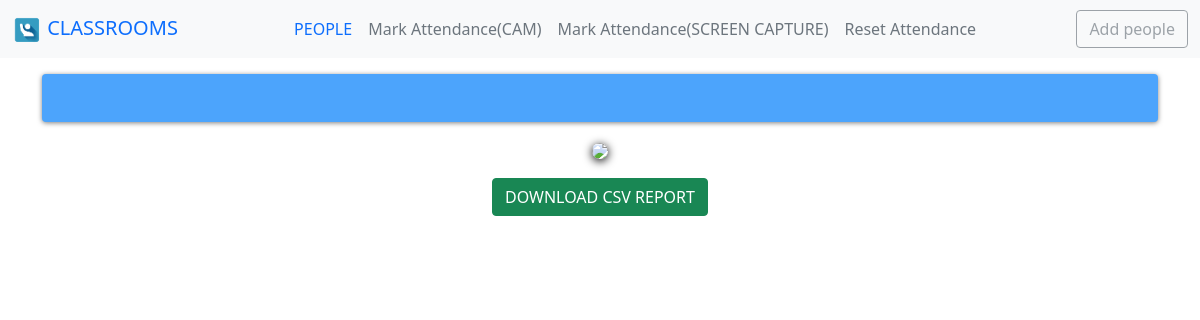
The app's page /3/screen_attendance, older data.
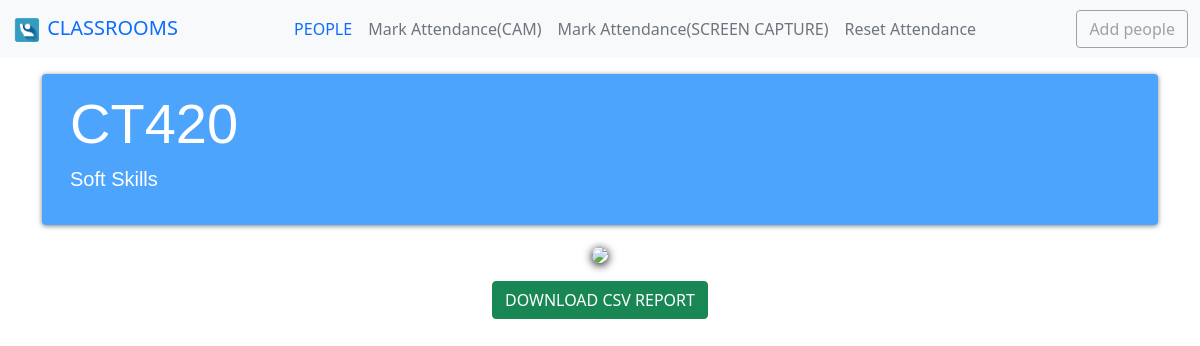
The same page, newer data.
### project/model.py (models this page shows, shortened)
class Allclasses(db.Model):
    id = db.Column(db.Integer(), primary_key=True)
    class_name = db.Column(db.String(length=50), nullable=False, unique=True)
    class_subject = db.Column(db.String(length=50), nullable=False)

### project/route.py (the view)
@app.route('/<classid>/screen_attendance')
def class_screen(classid):
    class_id=classid
    classinfo = Allclasses.query.filter_by(id=class_id).first()
    return render_template('/capture/screencaptureclass.html', class_id=class_id, classinfo = classinfo)

### project/templates/capture/screencaptureclass.html
{% extends '/capture/capturebase.html' %}
{% block content %}
  <img style="box-shadow: 0px 2px 10px rgba(0,0,0,1.0); border-radius: 8px;" src="{{ url_for('screen_feed', classid=class_id) }}" width="auto" height="300">
{% endblock %}

### project/templates/capture/capturebase.html (shortened to what this page needs)
<!doctype html>
<html lang="en">
   <head>
      <link rel="stylesheet" href="{{url_for('static', filename='css/capture.css')}}"/>
      <link href="https://cdn.jsdelivr.net/npm/bootstrap@5.0.2/dist/css/bootstrap.min.css" rel="stylesheet">
   </head>
   <body>
        <nav class="navbar navbar-expand-lg bg-light">
            <div class="container-fluid ">
            <a class="navbar-brand" href="{{url_for('classrooms_page')}}">
                <img src="/static/images/logo.jpg" alt="" width="30" height="30" class="d-inline-block">
                CLASSROOMS
            </a>
            <div class="navbar-nav">
                <a class="nav-link" style="font: weight 600px; ;" href="{{url_for('info_page', classid=class_id)}}">PEOPLE</a>
                <a class="nav-link disabled" aria-current="page" href="{{url_for('class_info', classid=class_id)}}">Mark Attendance(CAM)</a>
                <a class="nav-link disabled" aria-current="page" href="{{url_for('class_screen', classid=class_id)}}">Mark Attendance(SCREEN CAPTURE)</a>
                <a href="{{url_for('reset_attendance', class_id=class_id)}}" class="nav-link disabled">Reset Attendance</a>
            </div>
            <a href="{{url_for('addstudent_page', std_class=class_id)}}" class="btn btn-outline-secondary disabled">Add people</a>
            </div>
        </nav>
        <div class="container my-3">
            <div class="banner" style="box-shadow: 0px 1px 5px rgba(0,0,0,0.5);">
            <div class="banner__content">
                <div class="banner__text">
                <div class="jumbotron jumbotron-fluid">
                    <div class="container">
                    <h1 class="display-4">{{classinfo.class_name}}</h1>
                    <p class="lead">{{classinfo.class_subject}}</p>
                    </div>
                </div>
                </div>
            </div>
            </div>
        </div>
        <div class="container text-center">
            <div class="row">
                <div>
                    {% block content %}
                    {% endblock %}
                </div>
                <div class="mt-3">
                <a href="{{url_for('download_csv')}}" class="btn btn-success"> DOWNLOAD CSV REPORT</a>
                </div>
            </div>
        </div>
   </body>
</html>

Row changes from the older to the newer data that the page shows:
added Allclasses: class_name "CT420", class_subject "Soft Skills"
